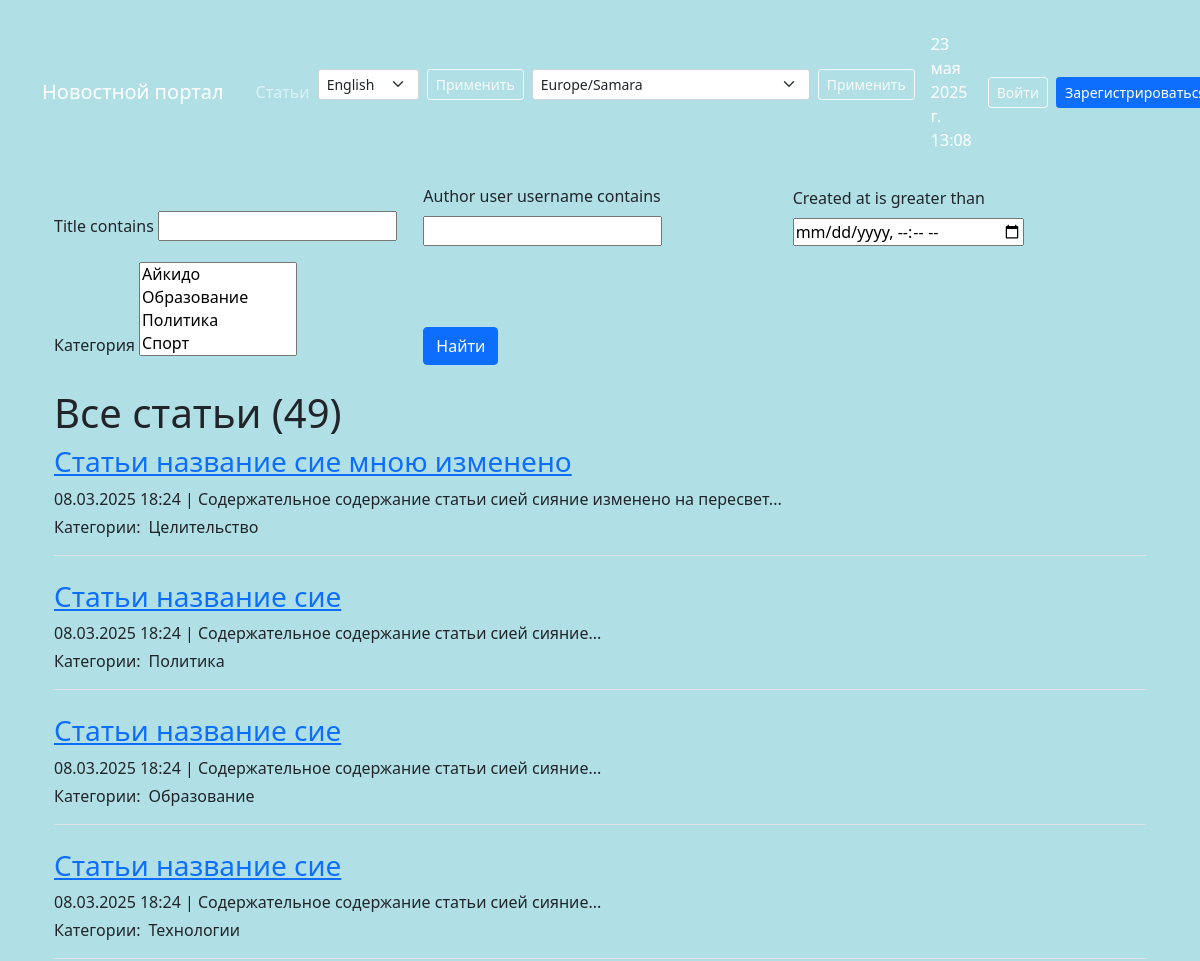
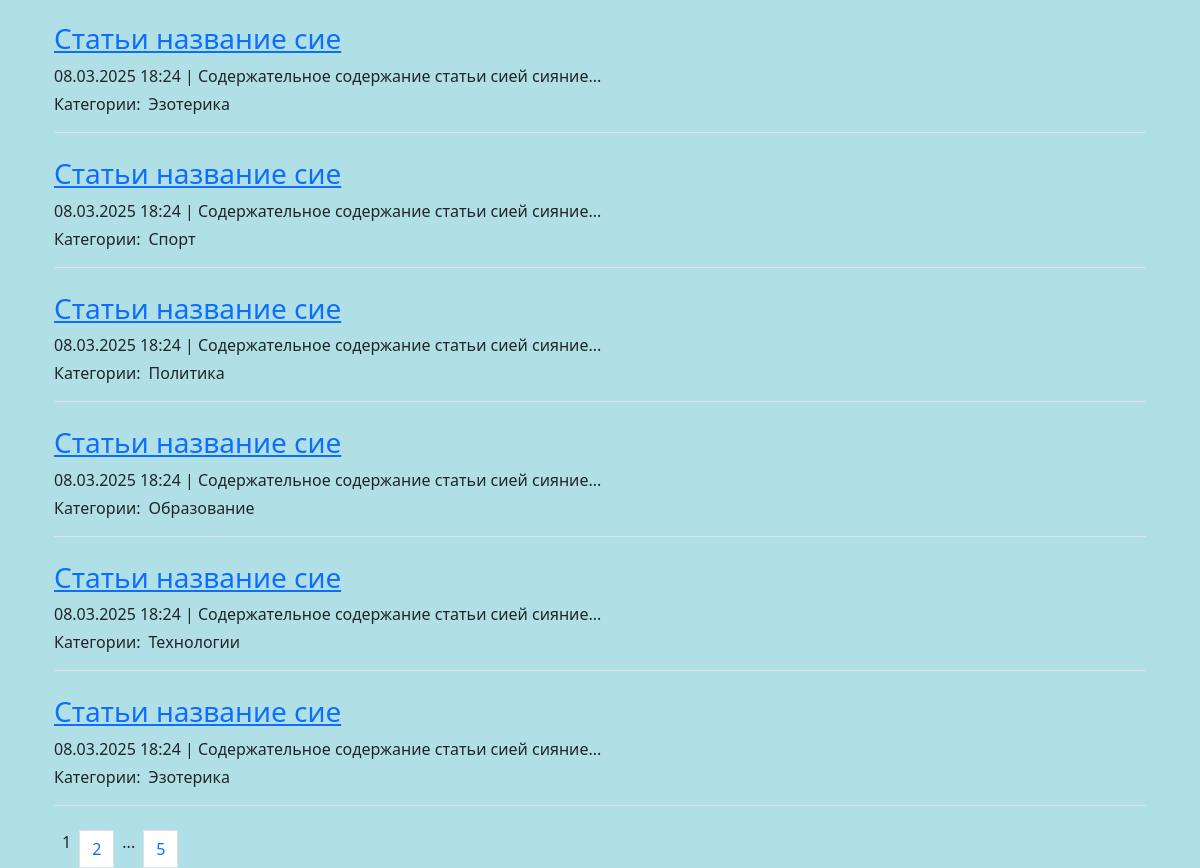
/articles/, run on an earlier commit of the app's database (2 pictures, top to bottom).
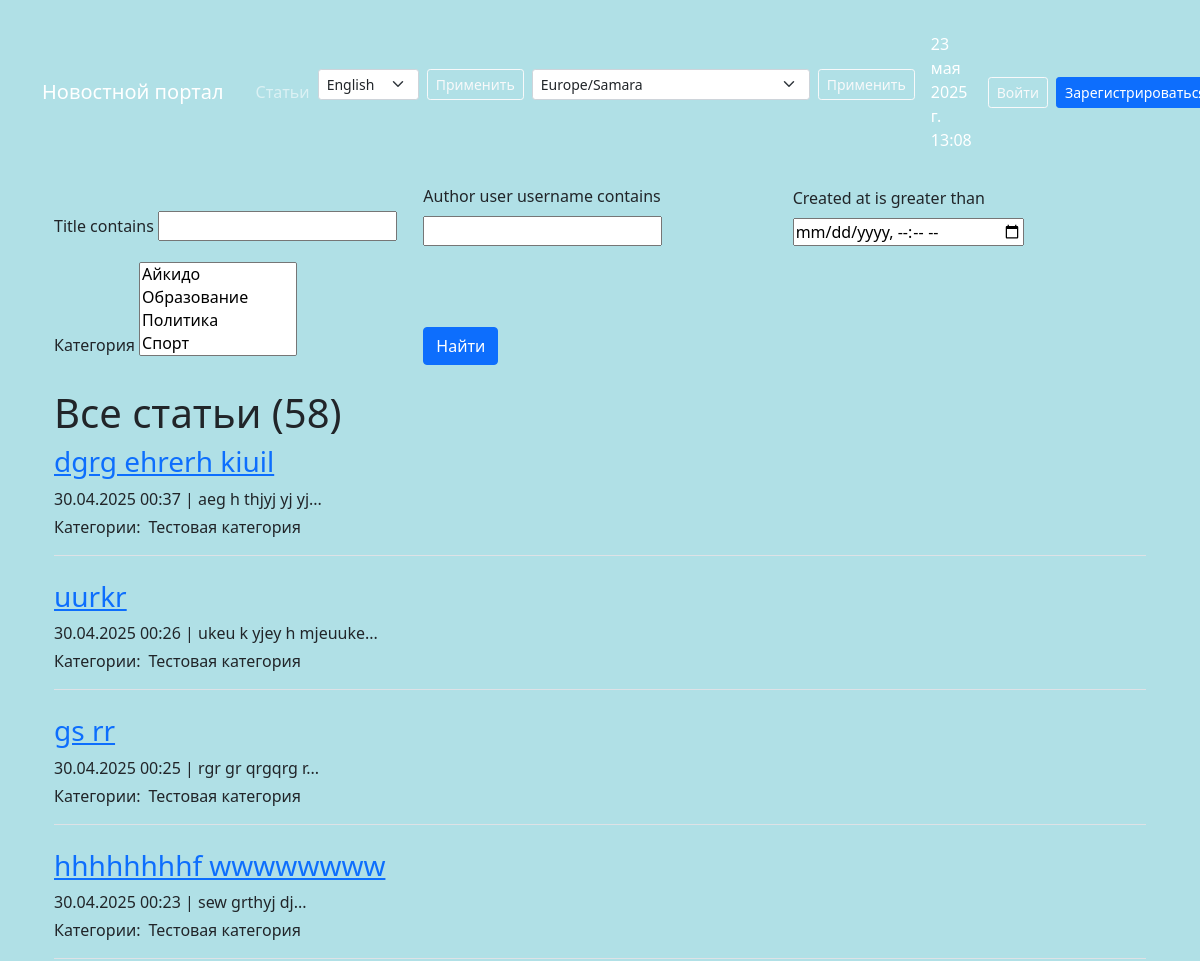
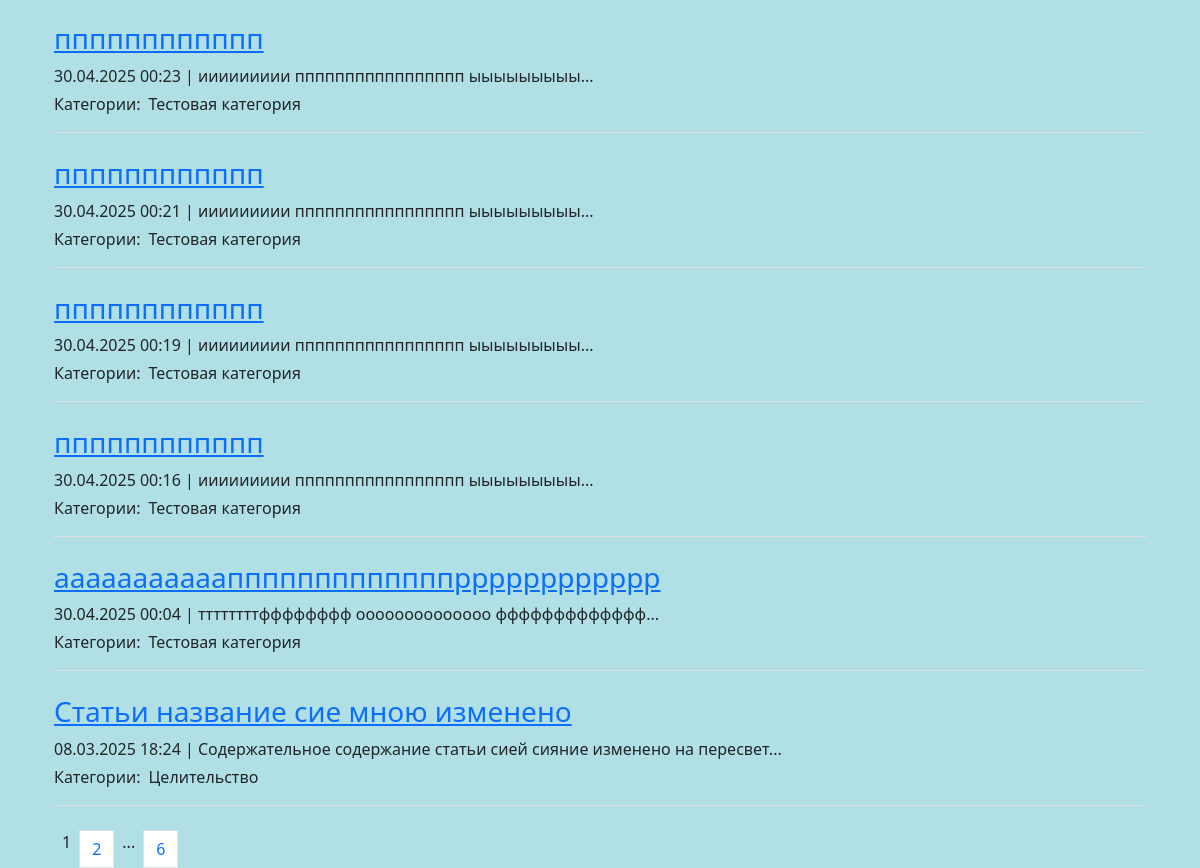
And on a later commit of the database (2 pictures, top to bottom).
### biblio/models.py (models this page shows, shortened)
class Post(models.Model):
    NEWS = 'NW'
    ARTICLE = 'AR'
    POST_TYPES = [
        (NEWS, 'Новость'),
        (ARTICLE, 'Статья')
    ]
    author = models.ForeignKey(Author, on_delete=models.CASCADE)
    post_type = models.CharField(max_length=2, choices=POST_TYPES)
    created_at = models.DateTimeField(auto_now_add=True)
    categories = models.ManyToManyField(Category, through='PostCategory')
    title = models.CharField(max_length=255)
    text = models.TextField()
    rating = models.IntegerField(default=0)
    def preview(self):
        return f"{self.text[:124]}..."  # Укороченный превью-текст

class Category(models.Model):
    name = models.CharField(max_length=255, help_text=_('category name'), unique=True)
    subscribers = models.ManyToManyField(User, blank = True, related_name='categories')
    def __str__(self):
        return self.name

### biblio/views.py (the view)
# urls.py: path('articles/', ArticlesList.as_view(), name='articles_list'),
class ArticlesList(ListView):
    model = Post
    template_name = 'articles/articles_list.html'
    context_object_name = 'article'
    queryset = Post.objects.filter(post_type='AR').order_by('-created_at')
    paginate_by = 10
    def get_queryset(self):
        queryset = super().get_queryset().filter(post_type='AR')
        self.filterset = SearchPost(self.request.GET, queryset)
        return self.filterset.qs
    def get_context_data(self, **kwargs):
        context = super().get_context_data(**kwargs)
        context['filterset'] = self.filterset
        context['news_count'] = Post.objects.filter(post_type='NW').count()
        context['article_count'] = Post.objects.filter(post_type='AR').count()
        context['time_now'] = datetime.now()
        context['next_sale'] = "Распродажа в среду!"
        return context

### biblio/context_tz.py (called while the page is built)
def get_timezone(request):
    tzname = request.session.get('django_timezone', settings.TIME_ZONE)
    local_time = timezone.localtime(timezone.now(), pytz.timezone(tzname))
    return {
        'current_time': local_time,
        'timezones': pytz.common_timezones,
        'TIME_ZONE': tzname
    }

### biblio/templatetags/custom_filters.py (called while the page is built)
@register.filter()
def censor (value):
    for word in censor_list:
        value = value.replace(word[1:-1], "*" * len(word[1:-1]))
    return value

### biblio/templatetags/custom_tags.py (called while the page is built)
@register.simple_tag(takes_context=True)
def url_replace(context, **kwargs):
   d = context['request'].GET.copy()
   for k, v in kwargs.items():
       d[k] = v
   return d.urlencode()

### templates/articles/articles_list.html (shortened to what this page needs)
﻿{% extends 'default.html' %}
{% load custom_filters %}
{% load custom_tags %}
{% block content %}
<div class="container mt-3">
    <form action="" method="get" class="mb-4">
        <div class="row g-3 align-items-end">
            {% for field in filterset.form %}
            <div class="col-md-4">
                <label for="{{ field.id_for_label }}" class="form-label">{{ field.label }}</label>
                {{ field }}
            </div>
            {% endfor %}
            <div class="col-md-4">
                <input type="submit" value="Найти" class="btn btn-primary" />
            </div>
        </div>
    </form>
    <h1>Все статьи ({{ article_count }})</h1>
    <div class="articles-list">
        {% if article %}
            {% for post in article %}
                <div class="post mb-4 border-bottom pb-3">
                    <div class="d-flex align-items-center">
                        <h3 class="mb-0 me-2"><a href="{% url 'biblio:articles_detail' post.id %}">{{ post.title|censor }}</a></h3>
                    </div>
                    <div class="post-meta mt-2">
                        <p class="mb-1">
                            {{ post.created_at|date:"d.m.Y H:i" }} | {{ post.preview|censor|truncatewords:20 }}
                        </p>
                        <div class="d-flex align-items-center flex-wrap">
                            <span class="me-2">Категории:</span>
                            {% for category in post.categories.all %}
                            <span class="d-inline-flex align-items-center me-3">
                                {{ category.name }}
                            </span>
                            {% endfor %}
                        </div>
                    </div>
                </div>
            {% endfor %}
        {% else %}
            <p>Статей пока нет.</p>
        {% endif %}
        <div class="pagination mt-4">
            <span class="current-page mx-2">{{ page_obj.number }}</span>
            {% if page_obj.has_next %}
                <a href="?{% url_replace page=page_obj.next_page_number %}" class="page-link">{{ page_obj.next_page_number }}</a>
                {% if paginator.num_pages != page_obj.next_page_number %}
                    <span class="mx-2">...</span>
                    <a href="?{% url_replace page=page_obj.paginator.num_pages %}" class="page-link">{{ page_obj.paginator.num_pages }}</a>
                {% endif %}
            {% endif %}
        </div>
    </div>
</div>
{% endblock content %}

What changed in the data, as far as the page shows it:
no longer on this page (row unchanged): Post: title|censor "Статьи название сие", created_at "08.03.2025 18:24", preview|censor "Содержательное содержание статьи сией сияние..."
no longer on this page (row unchanged): Category: name "Политика"
no longer on this page (row unchanged): Post: title|censor "Статьи название сие", created_at "08.03.2025 18:24", preview|censor "Содержательное содержание статьи сией сияние..."
no longer on this page (row unchanged): Category: name "Образование"
no longer on this page (row unchanged): Post: title|censor "Статьи название сие", created_at "08.03.2025 18:24", preview|censor "Содержательное содержание статьи сией сияние..."
no longer on this page (row unchanged): Category: name "Технологии"
no longer on this page (row unchanged): Post: title|censor "Статьи название сие", created_at "08.03.2025 18:24", preview|censor "Содержательное содержание статьи сией сияние..."
no longer on this page (row unchanged): Category: name "Эзотерика"
no longer on this page (row unchanged): Post: title|censor "Статьи название сие", created_at "08.03.2025 18:24", preview|censor "Содержательное содержание статьи сией сияние..."
no longer on this page (row unchanged): Category: name "Спорт", shown under "Статьи название сие"
no longer on this page (row unchanged): Post: title|censor "Статьи название сие", created_at "08.03.2025 18:24", preview|censor "Содержательное содержание статьи сией сияние..."
no longer on this page (row unchanged): Post: title|censor "Статьи название сие", created_at "08.03.2025 18:24", preview|censor "Содержательное содержание статьи сией сияние..."
no longer on this page (row unchanged): Post: title|censor "Статьи название сие", created_at "08.03.2025 18:24", preview|censor "Содержательное содержание статьи сией сияние..."
no longer on this page (row unchanged): Post: title|censor "Статьи название сие", created_at "08.03.2025 18:24", preview|censor "Содержательное содержание статьи сией сияние..."
added Post: title|censor "dgrg ehrerh kiuil", created_at "30.04.2025 00:37", preview|censor "aeg h thjyj yj yj..."
now on this page (row unchanged): Category: name "Тестовая категория"
added Post: title|censor "uurkr", created_at "30.04.2025 00:26", preview|censor "ukeu k yjey h mjeuuke..."
added Post: title|censor "gs rr", created_at "30.04.2025 00:25", preview|censor "rgr gr qrgqrg r..."
added Post: title|censor "hhhhhhhhf wwwwwwww", created_at "30.04.2025 00:23", preview|censor "sew grthyj dj..."
added Post: title|censor "пппппппппппп", created_at "30.04.2025 00:23", preview|censor "иииииииии ппппппппппппппппп ыыыыыыыыы..."
added Post: title|censor "пппппппппппп", created_at "30.04.2025 00:21", preview|censor "иииииииии ппппппппппппппппп ыыыыыыыыы..."
added Post: title|censor "пппппппппппп", created_at "30.04.2025 00:19", preview|censor "иииииииии ппппппппппппппппп ыыыыыыыыы..."
added Post: title|censor "пппппппппппп", created_at "30.04.2025 00:16", preview|censor "иииииииии ппппппппппппппппп ыыыыыыыыы..."
added Post: title|censor "ааааааааааапппппппппппппрррррррррррр", created_at "30.04.2025 00:04", preview|censor "ттттттттфффффффф оооооооооооооо ффффффффффффф..."
Also different on the page:
{{ article_count }}: "49" → "58"
{{ page_obj.paginator.num_pages }}: "5" → "6"
